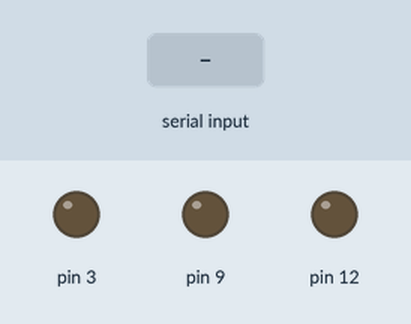
Recording of a sketch running on a simulated Arduino Uno, built with avr-gcc and run on an emulated ATmega328P. Shown: output pins drawn as LEDs (lit = HIGH). The test bench sets the inputs (shaded band).

Above: at 1.2 s.
1.3 s: "a" received over the second serial link
At 2.6 s:
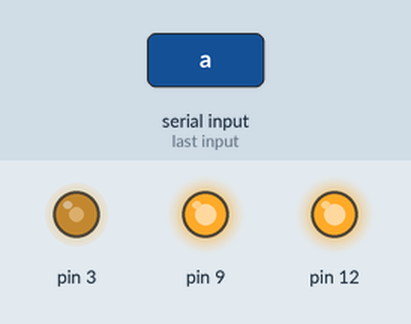
2.9 s: "d" received over the second serial link
At 4.0 s:
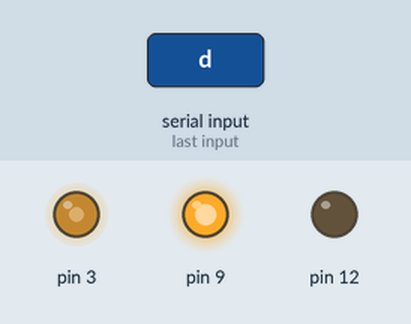
Timing chart, 0 to 5.9 s (numbered marks = the images above; inputs shaded):
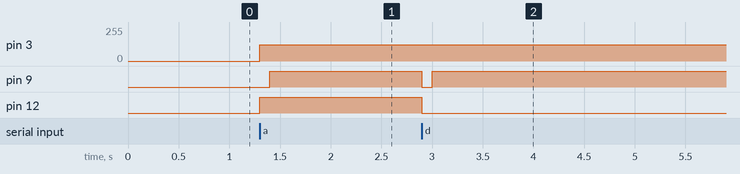

The sketch:

motorSwivel.ino
```cpp
// A mounted motor turns clockwise or anticlockwise based on input from an android phone connected via bluetooth

#include <SoftwareSerial.h>

int delaytime = 10;
char input;
SoftwareSerial BlueTooth(5, 6);

void setup() {

  pinMode(12, OUTPUT);
  pinMode(9, OUTPUT);

  BlueTooth.begin(9600);

}

void loop() {

  if(BlueTooth.available()){
      input = BlueTooth.read();

      if(input == 'a'){

        digitalWrite(12, HIGH);
        digitalWrite(9, LOW);
        analogWrite(3, 123);
        delay(100);

        digitalWrite(9, HIGH);
        delay(100);

        }
       else if(input == 'd'){

        digitalWrite(12, LOW);
        digitalWrite(9, LOW);
        analogWrite(3, 123);
        delay(100);

        digitalWrite(9, HIGH);
        delay(100);

        }
    }

}
```

Measured:
- after the input at 1.3 s, pin 3: 0/255 → 123/255 at once; pin 9: LOW → HIGH after 0.10 s; pin 12: LOW → HIGH at once
- after the input at 2.9 s, pin 9: HIGH → LOW at once, → HIGH 0.10 s later; pin 12: HIGH → LOW at once
